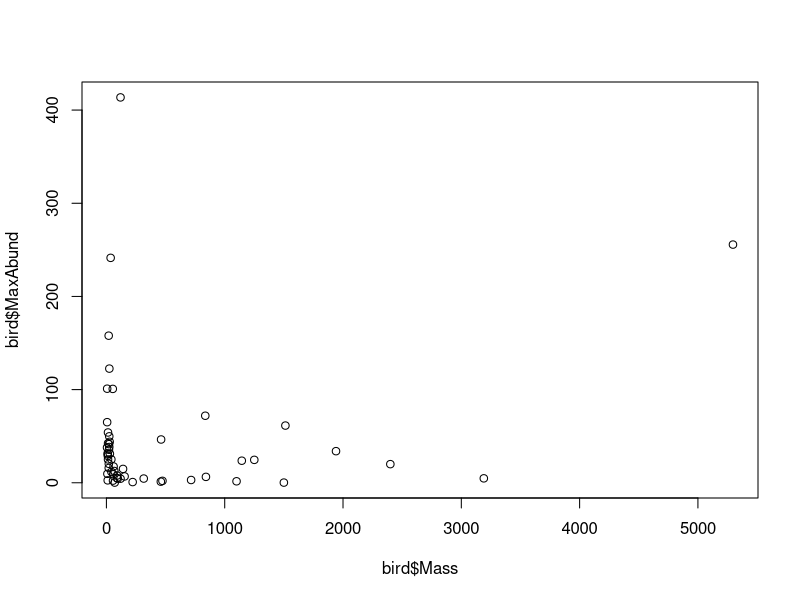
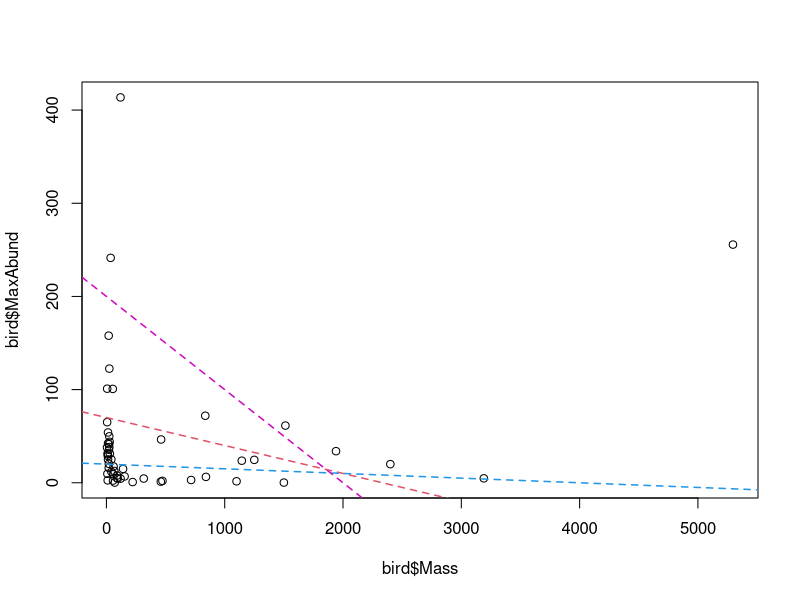

Here is the R script that generated these plots, in order:
## ---- chunk 1
# Import the "bidsdiet" dataset and save it in the "bird" object
bird <- read.csv("data/birdsdiet.csv", stringsAsFactors = TRUE)
## ---- chunk 2
# Explore the variables in the "bird" dataset
str(bird)
## ---- chunk 3
# Average maximum observed abundance
mean(bird$MaxAbund)
## ---- chunk 4
# Median of maximum observed abundance
median(bird$MaxAbund)
## ---- chunk 5
# Variance of the maximum observed abundance
var(bird$MaxAbund)
## ---- chunk 6
# Standard deviation of the maximum observed abundance
sd(bird$MaxAbund)
## ---- chunk 7
# plot the response in relation to the predictor
plot(bird$Mass, bird$MaxAbund)
## ---- chunk 8
plot(bird$Mass, bird$MaxAbund)
abline(coef = c(70, -.03),  lwd = 1.5, lty = 2, col = palette()[2])
abline(coef = c(20, -.005), lwd = 1.5, lty = 2, col = palette()[4])
abline(coef = c(200, -.1),  lwd = 1.5, lty = 2, col = palette()[6])
